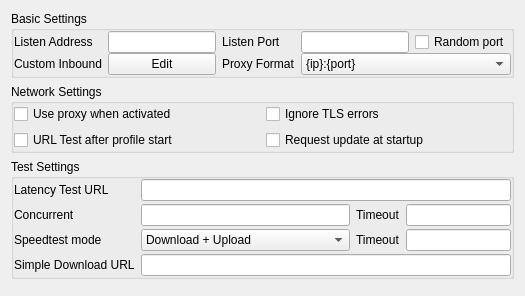
     <widget class="QWidget" name="tab_1">
      <attribute name="title">
       <string>Common</string>
      </attribute>
      <layout class="QVBoxLayout" name="verticalLayout_2">
       <item>
        <widget class="QGroupBox" name="groupBox_5">
         <property name="title">
          <string>Basic Settings</string>
         </property>
         <property name="flat">
          <bool>false</bool>
         </property>
         <layout class="QGridLayout" name="gridLayout_9">
          <property name="leftMargin">
           <number>0</number>
          </property>
          <property name="topMargin">
           <number>0</number>
          </property>
          <property name="rightMargin">
           <number>0</number>
          </property>
          <property name="bottomMargin">
           <number>0</number>
          </property>
          <property name="horizontalSpacing">
           <number>6</number>
          </property>
          <property name="verticalSpacing">
           <number>0</number>
          </property>
          <item row="1" column="4" colspan="2">
           <widget class="QComboBox" name="proxy_scheme">
            <item>
             <property name="text">
              <string notr="true">{ip}:{port}</string>
             </property>
            </item>
            <item>
             <property name="text">
              <string notr="true">http://{ip}:{port}</string>
             </property>
            </item>
            <item>
             <property name="text">
              <string notr="true">socks={ip}:{port}</string>
             </property>
            </item>
           </widget>
          </item>
          <item row="0" column="3">
           <widget class="QLabel" name="inbound_socks_port_l">
            <property name="toolTip">
             <string>&lt;html&gt;&lt;head/&gt;&lt;body&gt;&lt;p&gt;Socks
                                                                + HTTP Proxy&lt;/p&gt;&lt;/body&gt;&lt;/html&gt;
                                                            </string>
            </property>
            <property name="text">
             <string>Listen Port</string>
            </property>
           </widget>
          </item>
          <item row="1" column="1" colspan="2">
           <widget class="QPushButton" name="custom_inbound_edit">
            <property name="text">
             <string>Edit</string>
            </property>
           </widget>
          </item>
          <item row="1" column="0">
           <widget class="QLabel" name="label_11">
            <property name="text">
             <string>Custom Inbound</string>
            </property>
           </widget>
          </item>
          <item row="0" column="1" colspan="2">
           <widget class="QLineEdit" name="inbound_address"/>
          </item>
          <item row="0" column="5">
           <widget class="QCheckBox" name="random_inbound_port">
            <property name="toolTip">
             <string>&lt;html&gt;&lt;head/&gt;&lt;body&gt;&lt;p&gt;Selects a random available port on every run&lt;/p&gt;&lt;/body&gt;&lt;/html&gt;</string>
            </property>
            <property name="text">
             <string>Random port</string>
            </property>
           </widget>
          </item>
          <item row="1" column="3">
           <widget class="QLabel" name="proxy_scheme_l">
            <property name="text">
             <string>Proxy Format</string>
            </property>
           </widget>
          </item>
          <item row="0" column="0">
           <widget class="QLabel" name="label">
            <property name="text">
             <string>Listen Address</string>
            </property>
           </widget>
          </item>
          <item row="0" column="4">
           <widget class="QLineEdit" name="inbound_socks_port">
            <property name="sizePolicy">
             <sizepolicy hsizetype="Preferred" vsizetype="Fixed">
              <horstretch>0</horstretch>
              <verstretch>0</verstretch>
             </sizepolicy>
            </property>
           </widget>
          </item>
         </layout>
        </widget>
       </item>
       <item>
        <widget class="QGroupBox" name="groupBox_3">
         <property name="title">
          <string>Network Settings</string>
         </property>
         <property name="flat">
          <bool>false</bool>
         </property>
         <layout class="QGridLayout" name="gridLayout_13">
          <property name="leftMargin">
           <number>0</number>
          </property>
          <property name="topMargin">
           <number>0</number>
          </property>
          <property name="rightMargin">
           <number>0</number>
          </property>
          <property name="bottomMargin">
           <number>0</number>
          </property>
          <item row="0" column="0">
           <widget class="QCheckBox" name="net_use_proxy">
            <property name="text">
             <string>Use proxy when activated</string>
            </property>
           </widget>
          </item>
          <item row="1" column="0">
           <widget class="QCheckBox" name="test_after_start">
            <property name="text">
             <string>URL Test after profile start</string>
            </property>
           </widget>
          </item>
          <item row="1" column="1">
           <widget class="QCheckBox" name="startup_update">
            <property name="text">
             <string>Request update at startup</string>
            </property>
           </widget>
          </item>
          <item row="0" column="1">
           <widget class="QCheckBox" name="net_insecure">
            <property name="text">
             <string>Ignore TLS errors</string>
            </property>
           </widget>
          </item>
         </layout>
        </widget>
       </item>
       <item>
        <widget class="QGroupBox" name="groupBox1">
         <property name="title">
          <string>Test Settings</string>
         </property>
         <property name="flat">
          <bool>false</bool>
         </property>
         <layout class="QGridLayout" name="gridLayout_3" columnstretch="0,2,0,1">
          <property name="leftMargin">
           <number>0</number>
          </property>
          <property name="topMargin">
           <number>0</number>
          </property>
          <property name="rightMargin">
           <number>0</number>
          </property>
          <property name="bottomMargin">
           <number>0</number>
          </property>
          <property name="verticalSpacing">
           <number>3</number>
          </property>
          <item row="1" column="1">
           <widget class="QLineEdit" name="test_concurrent"/>
          </item>
          <item row="3" column="0">
           <widget class="QLabel" name="label_16">
            <property name="text">
             <string>Simple Download URL</string>
            </property>
           </widget>
          </item>
          <item row="2" column="1">
           <widget class="QComboBox" name="speedtest_mode">
            <item>
             <property name="text">
              <string>Download + Upload</string>
             </property>
            </item>
            <item>
             <property name="text">
              <string>Only Download</string>
             </property>
            </item>
            <item>
             <property name="text">
              <string>Only Upload</string>
             </property>
            </item>
            <item>
             <property name="text">
              <string>Simple Download</string>
             </property>
            </item>
            <item>
             <property name="text">
              <string>Only Country</string>
             </property>
            </item>
           </widget>
          </item>
          <item row="0" column="0">
           <widget class="QLabel" name="label_13">
            <property name="text">
             <string>Latency Test URL</string>
            </property>
           </widget>
          </item>
          <item row="2" column="0">
           <widget class="QLabel" name="label_12">
            <property name="text">
             <string>Speedtest mode</string>
            </property>
           </widget>
          </item>
          <item row="1" column="0">
           <widget class="QLabel" name="label_14">
            <property name="text">
             <string>Concurrent</string>
            </property>
           </widget>
          </item>
          <item row="2" column="2">
           <widget class="QLabel" name="label_19">
            <property name="toolTip">
             <string>&lt;html&gt;&lt;head/&gt;&lt;body&gt;&lt;p&gt;timeout in milliseconds&lt;br/&gt;applies to all tests individually&lt;/p&gt;&lt;/body&gt;&lt;/html&gt;</string>
            </property>
            <property name="text">
             <string>Timeout</string>
            </property>
           </widget>
          </item>
          <item row="1" column="3">
           <widget class="QLineEdit" name="url_test_timeout_ms"/>
          </item>
          <item row="1" column="2">
           <widget class="QLabel" name="label_22">
            <property name="toolTip">
             <string>&lt;html&gt;&lt;head/&gt;&lt;body&gt;&lt;p&gt;Timeout for URLtest in ms&lt;br/&gt;Note that muxed connections take a much longer time for their initial request, and setting this value too low will cause the test to falsely report that the config is not working&lt;/p&gt;&lt;/body&gt;&lt;/html&gt;</string>
            </property>
            <property name="text">
             <string>Timeout</string>
            </property>
           </widget>
          </item>
          <item row="2" column="3">
           <widget class="QLineEdit" name="speed_test_timeout_ms"/>
          </item>
          <item row="0" column="1" colspan="3">
           <widget class="QLineEdit" name="test_latency_url"/>
          </item>
          <item row="3" column="1" colspan="3">
           <widget class="QLineEdit" name="simple_dl_url"/>
          </item>
         </layout>
        </widget>
       </item>
       <item>
        <widget class="QWidget" name="horizontalWidget_1" native="true">
         <property name="sizePolicy">
          <sizepolicy hsizetype="Preferred" vsizetype="Maximum">
           <horstretch>0</horstretch>
           <verstretch>0</verstretch>
          </sizepolicy>
         </property>
         <layout class="QHBoxLayout" name="horizontalLayout_2">
          <property name="leftMargin">
           <number>0</number>
          </property>
          <property name="topMargin">
           <number>0</number>
          </property>
          <property name="rightMargin">
           <number>0</number>
          </property>
          <property name="bottomMargin">
           <number>0</number>
          </property>
         </layout>
        </widget>
       </item>
      </layout>
     </widget>
